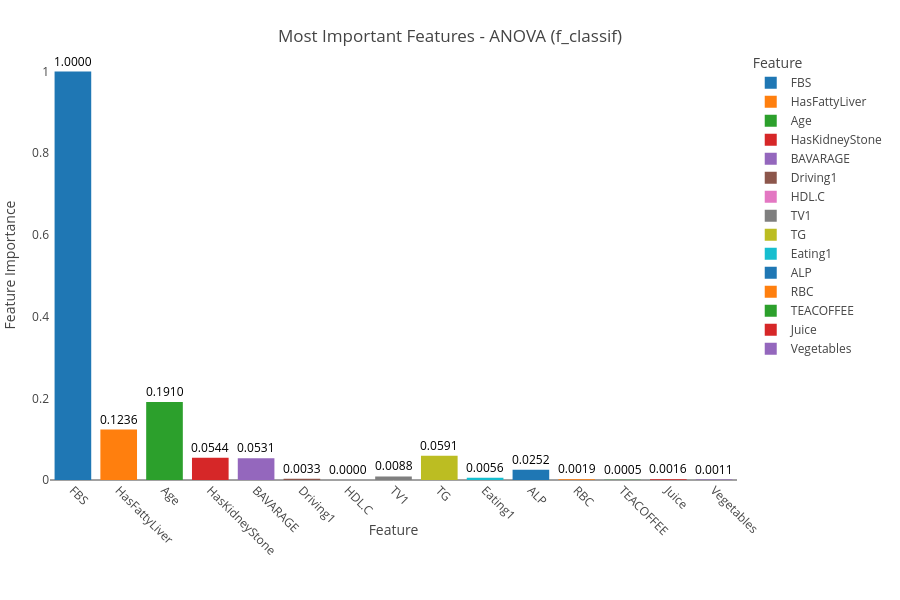
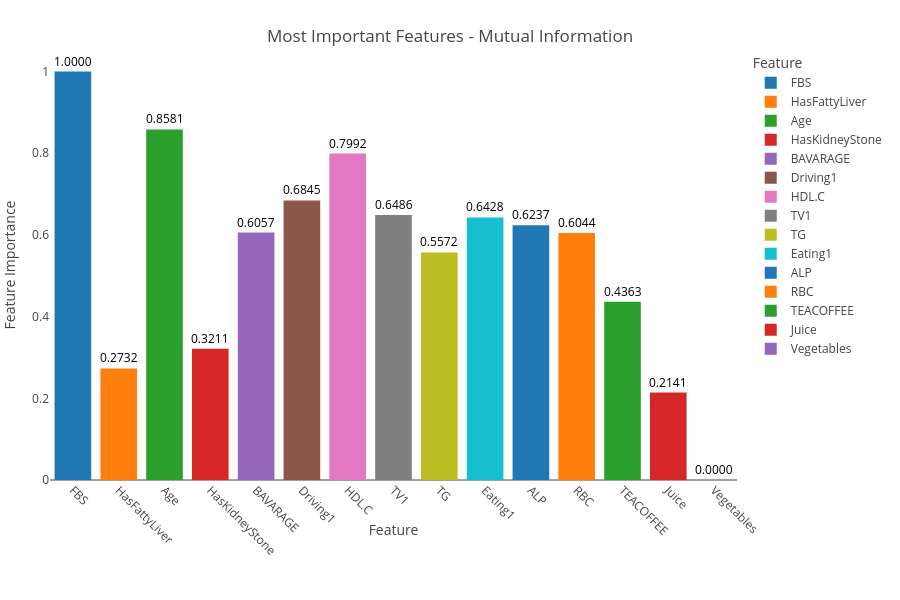
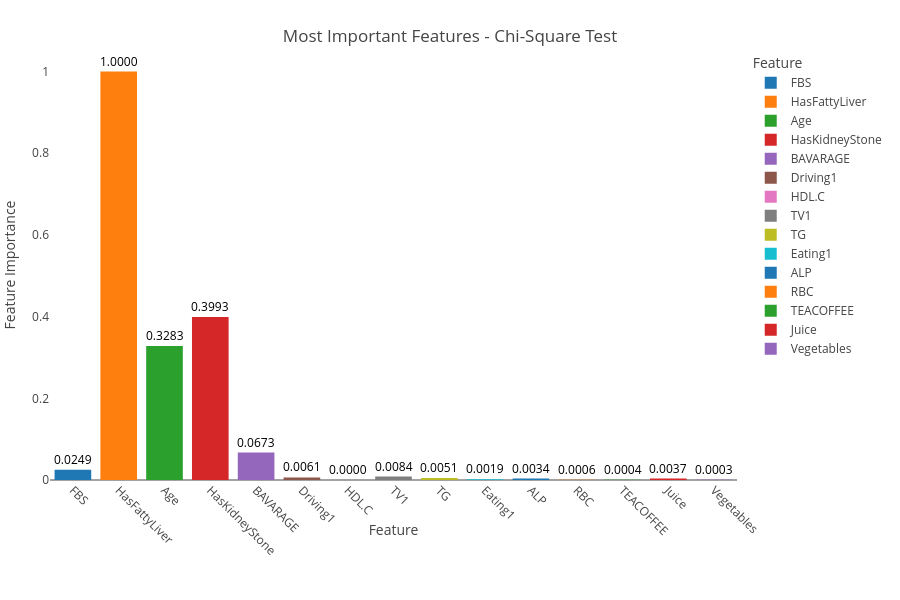
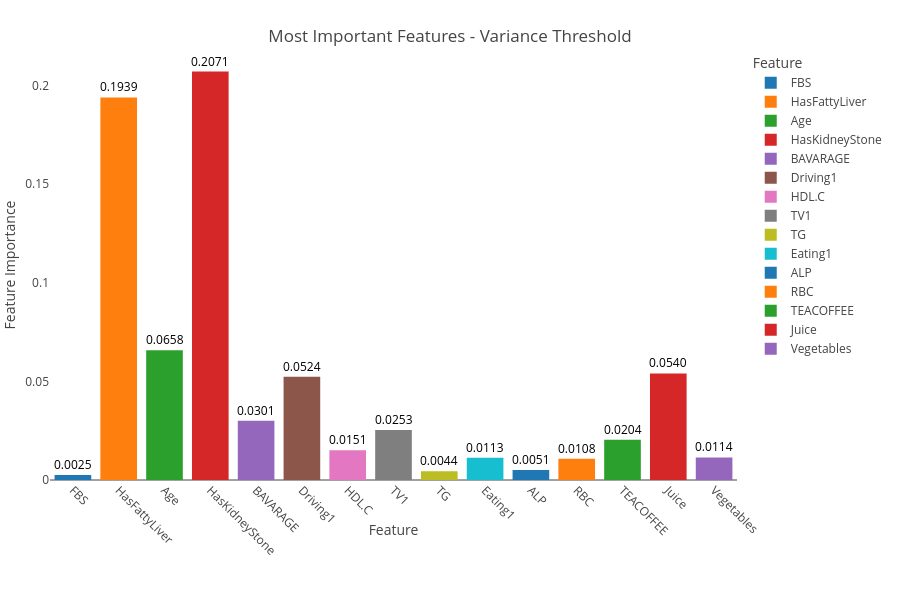

The notebook cell these images were saved under, in order:
### Code cell
import pandas as pd
import plotly.express as px

# Assuming `X` is your DataFrame with the real feature names (predictors)
# Assuming `feature_importances` is a dictionary where each key is a method, 
# and the value is a pandas Series or DataFrame with feature importance scores.

# Convert the feature importances into a DataFrame for visualization
importance_df = pd.DataFrame(feature_importances).T  # Transpose so that methods are rows
importance_df.columns = X_train.columns  # Use the actual feature names from X
importance_df.columns = importance_df.columns.str.replace(r'num_imputer__','')

importance_df = importance_df.reset_index().rename(columns={'index': 'Feature Selection Method'})

# Determine the most important predictors (e.g., top N important features)
top_n = 15  # You can change this number to select more or fewer features

# Aggregate feature importance across all methods by averaging importance scores
importance_avg = importance_df.drop('Feature Selection Method', axis=1).mean(axis=0)

# Get the top N most important features based on average importance across methods
top_features = importance_avg.nlargest(top_n).index

# Filter the original importance DataFrame to include only the top features
importance_top_features_df = importance_df[['Feature Selection Method'] + list(top_features)]

# Melt the DataFrame for better visualization
importance_melted = importance_top_features_df.melt(id_vars=['Feature Selection Method'], 
                                                    var_name='Feature', 
                                                    value_name='Importance')

# Generate separate charts for each feature selection method
for method in importance_melted['Feature Selection Method'].unique():
    # Filter the data for the current method
    method_data = importance_melted[importance_melted['Feature Selection Method'] == method]

    # Create a bar plot for the current method
    fig_importance = px.bar(
        method_data,
        x='Feature',
        y='Importance',
        color='Feature',
        title=f'Most Important Features - {method}',
        labels={'Importance': 'Feature Importance', 'Feature Selection Method': 'Method'},
        height=600,
        category_orders={'Feature': list(top_features)},  # Ensure top features are sorted
        color_continuous_scale='Viridis',  # Use a gradient color scale for visual effect
    )

    # Add annotations for each bar with the importance value
    for i, row in method_data.iterrows():
        fig_importance.add_annotation(
            x=row['Feature'],
            y=row['Importance'],
            text=f"{row['Importance']:.4f}",  # Format to 4 decimal places
            showarrow=False,
            font=dict(size=12, color='black'),
            align="center",
            yanchor="bottom"  # Corrected from "verticalalignment"
        )

    # Update plot layout for better presentation
    fig_importance.update_layout(
        legend_title="Feature",
        xaxis_title="Feature",
        yaxis_title="Feature Importance",
        xaxis={'tickangle': 45, 'showgrid': False},  # Rotate feature labels for readability
        yaxis={'showgrid': True, 'gridcolor': 'rgba(255, 255, 255, 0.3)'},  # Add gridlines
        plot_bgcolor='rgba(0,0,0,0)',  # Make background transparent
        margin=dict(t=50, b=120, l=50, r=50),  # Adjust margins
        title_x=0.5,  # Center the title
        title_y=0.95,  # Move title to top
    )

    # Show the plot for the current method
    fig_importance.show()
    title=str(f'Most Important Features - {method}')
    #fig_importance.write_image("Images/"+title + ".png", scale=6)
